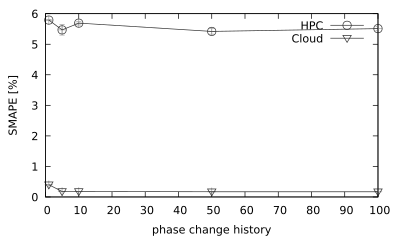

The gnuplot source for this figure:
#set term png size 800,400
#set output 'by-phhist-smape.png'

set terminal pdf size 4,2.4
set output 'by-phhist-smape.pdf'

#x axis formatting
set xlabel 'phase change history'

#y axis formatting
set ylabel 'SMAPE [%]'

# styles
set style line 1 \
    linecolor rgb '#303030' \
    linetype 1 linewidth 1.0 \
    pointtype 6 pointsize 1.0
set style line 2 \
    linecolor rgb '#303030' \
    linetype 1 linewidth 1.0 \
    pointtype 25 pointsize 1.0
set style line 3 \
    linecolor rgb '#A0A0A0' \
    linetype 1 linewidth 1
set style line 4 \
    linecolor rgb '#303030' \
    linetype 1 linewidth 1.0 \
    pointtype 17 pointsize 1.0

set autoscale

plot \
    "by-phhist-smape-hpc.csv" using 1:2:3 with errorbars ls 3 notitle, "" using 1:2 with linespoints ls 1 title 'HPC', \
    "by-phhist-smape-uninet.csv" using 1:2:3 with errorbars ls 3 notitle, "" using 1:2 with linespoints ls 2 title 'Cloud'
